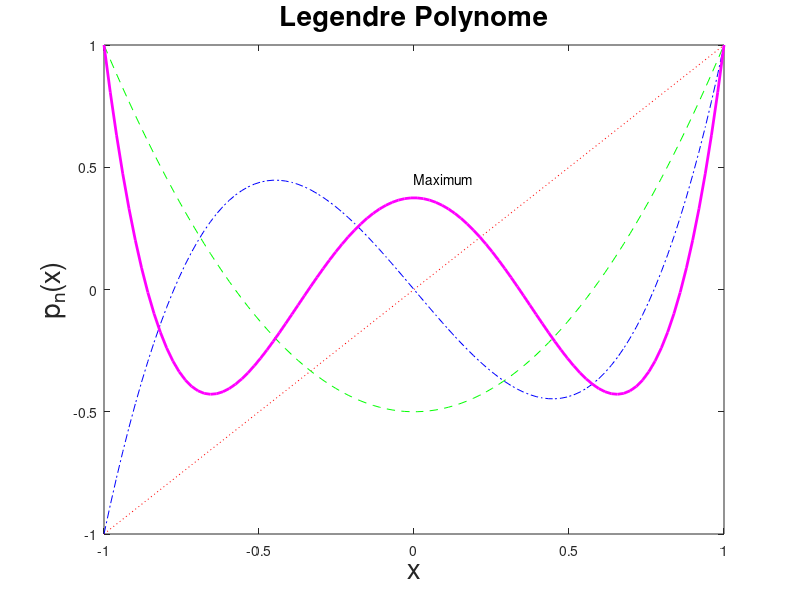

Write the MATLAB code that produced this figure. (Note: this script raises an error after producing the figure.)
%legendre polynome
x = linspace(-1,1,100);
p1 = x;
p2 = (3/2)*x.^2-1/2;
p3 = (5/2)*x.^3-(3/2)*x;
p4 = (35/8)*x.^4 - (15/4)*x.^2+3/8;
plot(x,p1,'r:',x,p2,'g--',x,p3,'b-.',x,p4,'m-','LineWidth',2)

if (1)
    title('Legendre Polynome','FontSize', 20)
    xlabel('x','FontSize', 20)
    ylabel('p_n(x)','FontSize', 20)
    text(0,0.45,'Maximum')
    legend('n=1','n=2','n=3','n=4',4)
    grid on, box on;
    xlim([-1.1,1.1])
end
